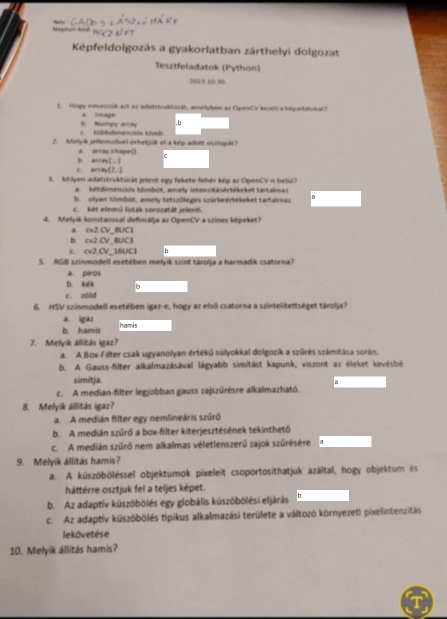
#> input picture 1.kidolg.png, 894 x 1237 px, given in place of virág.JPG, which was not available (shown at 1/2 size)
$ python zh4.py
#> lines starting #> are read from the running program, lines starting #| are printed output that depends on the picture; after the words box and inside, x2 and y2 are one past the last pixel; in counts of white or black regions, pixels touching at a corner belong together; pictures that were not available may be replaced by others from this repository, and a replacement may not be noted
import cv2
import numpy as np
import random

# képmanipulációs rész implementálása

## A program a felhasználótól bekéri a kép teljes elérési útvonalát
# path = input('Kép elérési útvonala: ')
path = "./img/virág.JPG"
img = cv2.imread(path, cv2.IMREAD_COLOR)
#> img is the input picture: shape (1237, 894, 3); mean B, G, R 162.3, 167.1, 178.1
img = cv2.resize(img, (0, 0), fx=0.2, fy=0.2) #downscale
#> img: shape (247, 179, 3)
cv2.imshow('Original', img)
copy = img.copy()

## A program bekér a felhasználótól egy küszöbértéket, és a küszöbölést* követően első lépésként kimaszkolja azokat a részeket a szerkesztendő képről, amelyek az alábbi kritériumnak megfelelnek
# threshold = int(input('Küszöbérték: '))
threshold = 80
temp = cv2.cvtColor(img, cv2.COLOR_BGR2HSV)
#> temp: shape (247, 179, 3); mean H, S, V 9.2, 24.2, 178.5
h, s, v = cv2.split(temp)
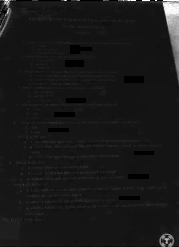
#> s: shape (247, 179); min 0, max 255, mean 24.2
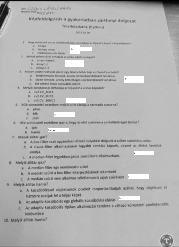
#> v: shape (247, 179); min 0, max 255, mean 178.5
ret, mask = cv2.threshold(h, threshold, 255, cv2.THRESH_BINARY)
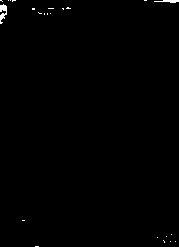
#> mask: shape (247, 179); 0.43% white; 23 white regions (21 under 20 px), largest, box (x1, y1, x2, y2) and area: (0, 4, 7, 24) 82, (154, 0, 179, 3) 47
#> ret = 80
mask = mask == 255

## Az adott pixelérték színértéke a küszöbérték kétszeresét nem haladja meg,
m1 = h < threshold * 2
#> m1: shape (247, 179) bool; 99.7% white; black in thin lines or dots

## Az adott pixelérték szaturációs értéke a 50 és 170-as sávba
m2 = (s > 50) & (s < 170)
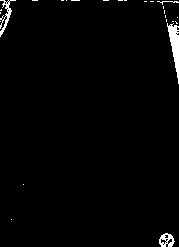
#> m2: shape (247, 179) bool; 1.7% white; 25 white regions (21 under 20 px), largest, box (x1, y1, x2, y2) and area: (167, 23, 179, 84) 345, (0, 0, 16, 37) 161, (159, 233, 175, 247) 129, (157, 1, 179, 5) 28

## Az adott pixelérték világossági értéke a 100 és 200-as sávba esik.
m3 = (v > 100) & (v < 200)
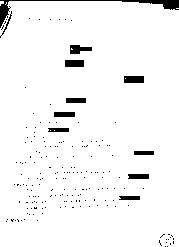
#> m3: shape (247, 179) bool; 96% white; 187 black regions (176 under 20 px), largest, box (x1, y1, x2, y2) and area: (0, 0, 179, 28) 539, (124, 76, 144, 83) 139, (70, 45, 92, 54) 135

mask = mask & m1 & m2 & m3
#> mask: shape (247, 179) bool; every value is 0

## Fontos rész, hogy a maszkolás mellett ezeket a pixeleknek az indexeit is tárolja a program tetszőlegesen megválasztott adatstruktúrában (tömb, verem, stb.)
indexes = []
for i in range(len(mask)):
    for j in range(len(mask[i])):
        if mask[i][j]:
            indexes.append((i, j))
#> after the loop, indexes = []


img[~mask] = [0, 0, 0]
#> img: shape (247, 179, 3); every value is 0


## A program a törölt képrészeket feltölti a felhasználó által megadott háttérszín értékeivel.
# r = int(input('Red: '))
# g = int(input('Green: '))
# b = int(input('Blue: '))
r = 255
g = 0
b = 0

for i in range(0,img.shape[0]):
    for j in range(0,img.shape[1]):
        if np.array_equal(img[i,j,:],np.array([0,0,0])):
            img[i, j, :] = np.array([r,g,b])
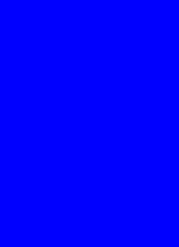
#> img: shape (247, 179, 3); mean B, G, R 255, 0, 0


for x,y in indexes:
    rand = random.random()
    if rand > 0.4:
        img[x, y] = copy[x, y]
#> this loop made 0 passes


# A program a maszkrégió alapján kiszámolja az első kép kontúrjait.
# XD


## A program lehetőséget biztosít az átmásolt pixelek és a kimaszkolt régiókon kívül eső pixelek értékeinek világosítására, és szaturációs értékeinek kompenzációjára, amelyet a felhasználótól olvas be
# satadd = int(input('Saturation: '))
# valadd = int(input('Value: '))
satadd = 100
valadd = 100
hsv = cv2.cvtColor(img, cv2.COLOR_BGR2HSV)
#> hsv: shape (247, 179, 3); mean H, S, V 120, 255, 255
h, s, v = cv2.split(hsv)
#> h: shape (247, 179); every value is 120
#> s: shape (247, 179); every value is 255
s[~mask] += np.uint8(satadd)
#> s: shape (247, 179); every value is 99
v[~mask] += np.uint8(valadd)
hsv = cv2.merge([h, s, v])
#> hsv: shape (247, 179, 3); mean H, S, V 120, 99, 99
img = cv2.cvtColor(hsv, cv2.COLOR_HSV2BGR)
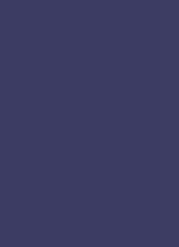
#> img: shape (247, 179, 3); mean B, G, R 99, 60.1, 60.1


cv2.imshow('Final', img)
cv2.waitKey(0)
